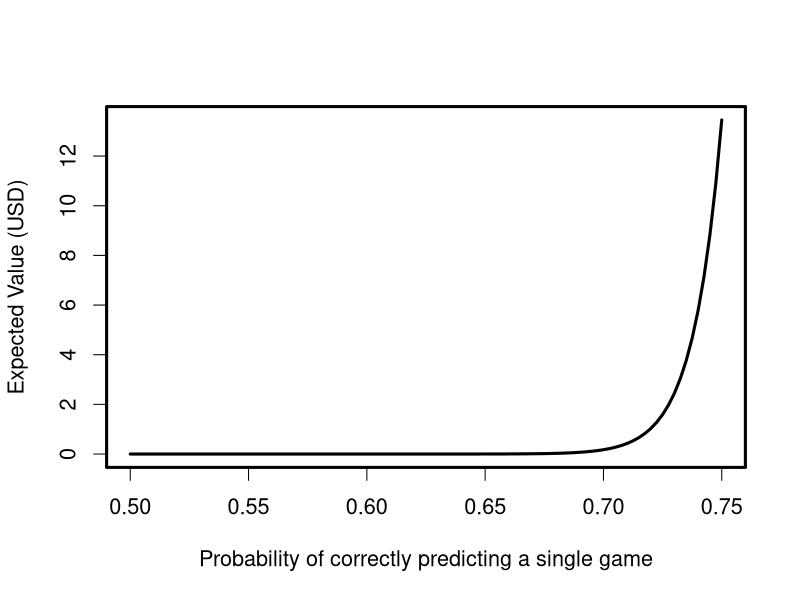
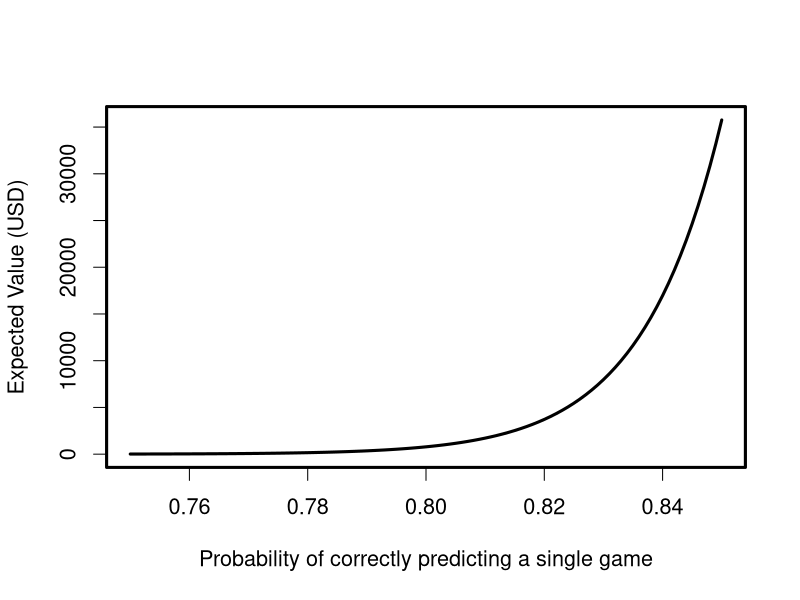
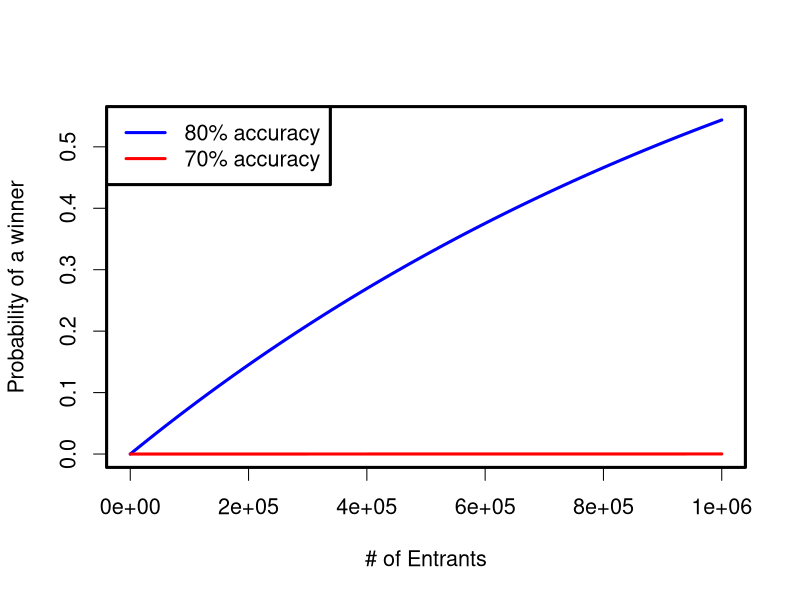

These figures' R source, in order:
## ---- chunk 1
expected_value <- function(p,ngames=63,prize=1000000000){
    p^ngames * prize
}
## ---- chunk 2
expected_value(p=0.80)
expected_value(p=0.85)
## ---- chunk 3
par(lwd=3,cex=1.3)
curve(expected_value(x),
    xlim=c(0.5,0.75),
    ylab='Expected Value (USD)',
    xlab="Probability of correctly predicting a single game")

curve(expected_value(x),
    xlim=c(0.75,0.85),
    ylab='Expected Value (USD)',
    xlab="Probability of correctly predicting a single game")
## ---- chunk 4
winner_odds <- function(x,p=0.85){
    1-(1-(p)^63)^x
}
## ---- chunk 5
winner_odds(x=1000000,p=0.8)
## ---- chunk 6
winner_odds(x=1000000,p=0.7)

curve(winner_odds(x,p=0.8),
    xlim=c(0,1000000),
    xlab='# of Entrants',
    ylab='Probability of a winner',
    col='blue')
curve(winner_odds(x,p=0.7),
    col='red',add=TRUE)

legend("topleft",
    legend=c('80% accuracy','70% accuracy'),
    col=c('blue','red'),
    lty=1)
